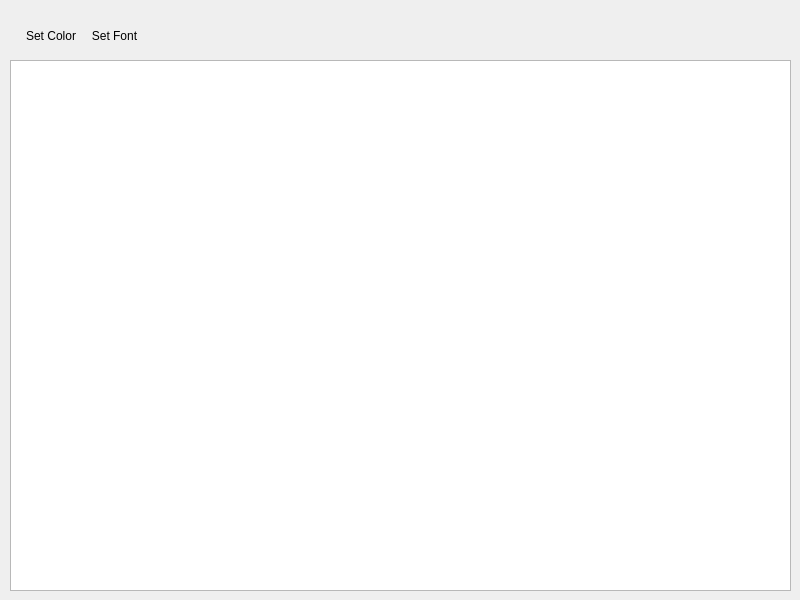
<?xml version="1.0" encoding="UTF-8"?>
<ui version="4.0">
 <class>TextEditWidget</class>
 <widget class="QWidget" name="TextEditWidget">
  <property name="geometry">
   <rect>
    <x>0</x>
    <y>0</y>
    <width>800</width>
    <height>600</height>
   </rect>
  </property>
  <property name="windowTitle">
   <string>Form</string>
  </property>
  <widget class="QToolBar" name="toolBar">
   <property name="geometry">
    <rect>
     <x>15</x>
     <y>5</y>
     <width>801</width>
     <height>61</height>
    </rect>
   </property>
   <property name="windowTitle">
    <string>toolBar</string>
   </property>
   <addaction name="actionSet_Color"/>
   <addaction name="actionSet_Font"/>
  </widget>
  <widget class="QTextEdit" name="textEdit">
   <property name="geometry">
    <rect>
     <x>10</x>
     <y>60</y>
     <width>781</width>
     <height>531</height>
    </rect>
   </property>
  </widget>
  <action name="actionSet_Color">
   <property name="icon">
    <iconset resource="../resources.qrc">
     <normaloff>:/files/images/color-palette.png</normaloff>:/files/images/color-palette.png</iconset>
   </property>
   <property name="text">
    <string>Set Color</string>
   </property>
   <property name="toolTip">
    <string>Set Color</string>
   </property>
   <property name="menuRole">
    <enum>QAction::MenuRole::TextHeuristicRole</enum>
   </property>
  </action>
  <action name="actionSet_Font">
   <property name="icon">
    <iconset resource="../resources.qrc">
     <normaloff>:/files/images/font-size.png</normaloff>:/files/images/font-size.png</iconset>
   </property>
   <property name="text">
    <string>Set Font</string>
   </property>
   <property name="iconText">
    <string>Set Font</string>
   </property>
   <property name="toolTip">
    <string>Set Font</string>
   </property>
   <property name="menuRole">
    <enum>QAction::MenuRole::TextHeuristicRole</enum>
   </property>
  </action>
 </widget>
 <resources>
  <include location="../resources.qrc"/>
 </resources>
 <connections/>
</ui>
